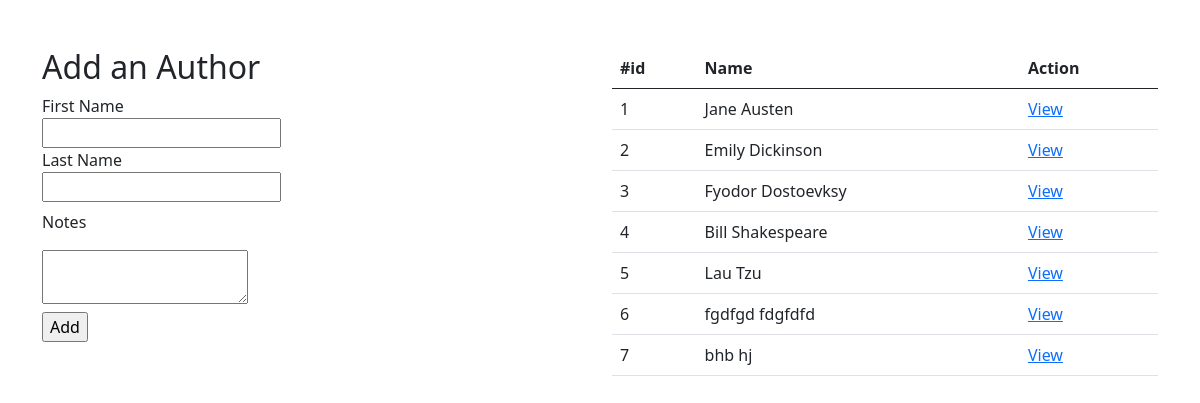
Screenshot of /authors/ with the database file from the repository.
### books_authors_app/models.py (models this page shows, shortened)
class Author(models.Model):
    first_name = models.CharField(max_length=45)
    last_name = models.CharField(max_length=45)
    books = models.ManyToManyField(Book, related_name="authors")
    notas = models.TextField()
    created_at = models.DateTimeField(auto_now_add=True)
    updated_at = models.DateTimeField(auto_now=True)

### books_authors_app/views.py (the view)
# urls.py: path('authors/', views.principal_autores),
def principal_autores(request):
    context = {
        'autores': Author.objects.all()
    }
    return render(request, 'autor_1.html', context)

### books_authors_app/templates/autor_1.html (shortened to what this page needs)
<!DOCTYPE html>
<html lang="en">
<head>
    {% load static %}
    <link rel="stylesheet" href="{% static 'css/bootstrap.min.css' %}">
</head>
<body>
    <div class="container mt-5">
        <div class="row">
            <div class="col-sm-12 col-lg-6">
                <form action="creara" method="post">
                    <h2>Add an Author</h2>
                    <label for="nombre" class="d-block">First Name</label>
                    <input type="text" id="nombre" name="nombre">
                    <label for="apellido" class="d-block">Last Name</label>
                    <input type="text" id="apellido" name="apellido">
                    <p class="mt-2">Notes</p>
                    <textarea name="notas" class="d-block"></textarea>
                    <input type="submit" value="Add" class="d-block mt-2">
                </form>
            </div>
            <div class="col-sm-12 col-lg-6">
                <table class= "table">
                    <thead>
                        <tr>
                            <th>#id</th>
                            <th>Name</th>
                            <th>Action</th>
                        </tr>
                    </thead>
                    <tbody>
                        {% for autor in autores %}
                        <tr>
                            <td>{{autor.id}}</td>
                            <td>{{autor.first_name}} {{autor.last_name}}</td>
                            <td><a href='authors/{{autor.id}}'>View</a></td>
                        </tr>
                        {% endfor %}
                    </tbody>
                </table>
            </div>
        </div>
    </div>
    {% load static %}
</body>
</html>

### rows the page displays
Author: id "1", first_name "Jane", last_name "Austen"
Author: id "2", first_name "Emily", last_name "Dickinson"
Author: id "3", first_name "Fyodor", last_name "Dostoevksy"
Author: id "4", first_name "Bill", last_name "Shakespeare"
Author: id "5", first_name "Lau", last_name "Tzu"
Author: id "6", first_name "fgdfgd", last_name "fdgfdfd"
Author: id "7", first_name "bhb", last_name "hj"
